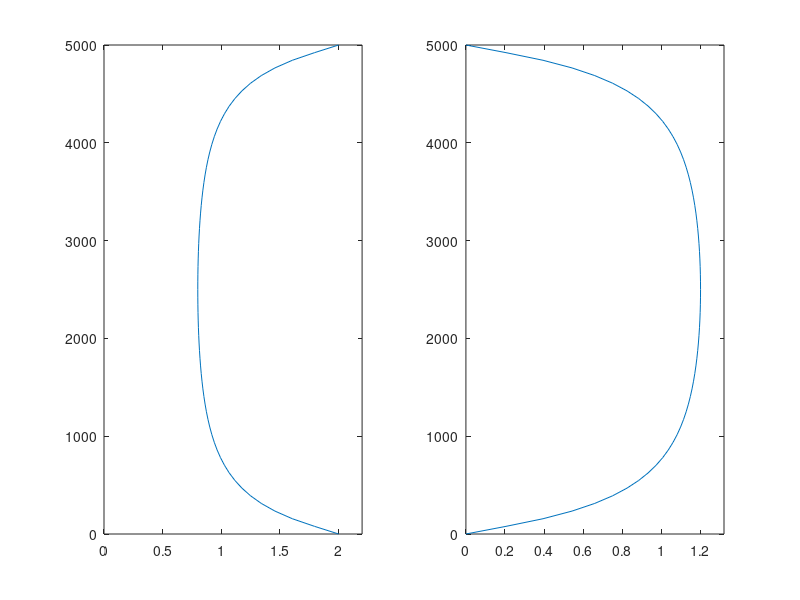

Here is the MATLAB script that generated this plot:
latitude = 33;
f0 = 2 * 7.2921E-5 * sin( latitude*pi/180 );

j_star = 3;
L_gm = 1.3e3; % thermocline exponential scale, meters
invT_gm = 5.2e-3; % reference buoyancy frequency, radians/seconds
E_gm = 6.3e-5; % non-dimensional energy parameter
E = L_gm*L_gm*L_gm*invT_gm*invT_gm*E_gm;
N0 = invT_gm;

H = (j_star+(1:3000)).^(-5/2);
H_norm = 1/sum(H);
B_norm = 1/atan(sqrt(N0*N0/(f0*f0)-1));


GM2D_uv_int = @(omega0,omega1,j) B_norm*H_norm*E*((j+j_star).^(-5/2))*( f0*sqrt(omega1*omega1-f0*f0)/(2*omega1*omega1) - (3/2)*atan(f0/sqrt(omega1*omega1-f0*f0)) - f0*sqrt(omega0*omega0-f0*f0)/(2*omega0*omega0) + (3/2)*atan(f0/sqrt(omega0*omega0-f0*f0)));


L = 5000;
z = linspace(0,L,65)';

H = H_norm*(j_star+(1:1024)).^(-5/2);

j_max = 3000;

F2 = 0*z;
G2 = 0*z;
for j = 1:j_max
    F2 = F2 + 2*(cos(z*j*pi/L)).^2*H_norm*(j_star+j).^(-5/2);
    G2 = G2 + 2*(sin(z*j*pi/L)).^2*H_norm*(j_star+j).^(-5/2);
end

figure
subplot(1,2,1)
plot(F2,z)
xlim([0 1.1*max(F2)])
subplot(1,2,2)
plot(G2,z)
xlim([0 1.1*max(G2)])





return

F2 = 0*z;
G2 = 0*z;
for j = 1:j_max
    F2 = F2 + cos(z*j*pi/L)*H_norm*(j_star+j).^(-5/2);
    G2 = G2 + sin(z*j*pi/L)*H_norm*(j_star+j).^(-5/2);
end
F2 = F2.^2;
G2 = G2.^2;

figure
subplot(1,2,1)
plot(F2,z)
xlim([0 1.1*max(F2)])
subplot(1,2,2)
plot(G2,z)
xlim([0 1.1*max(G2)])